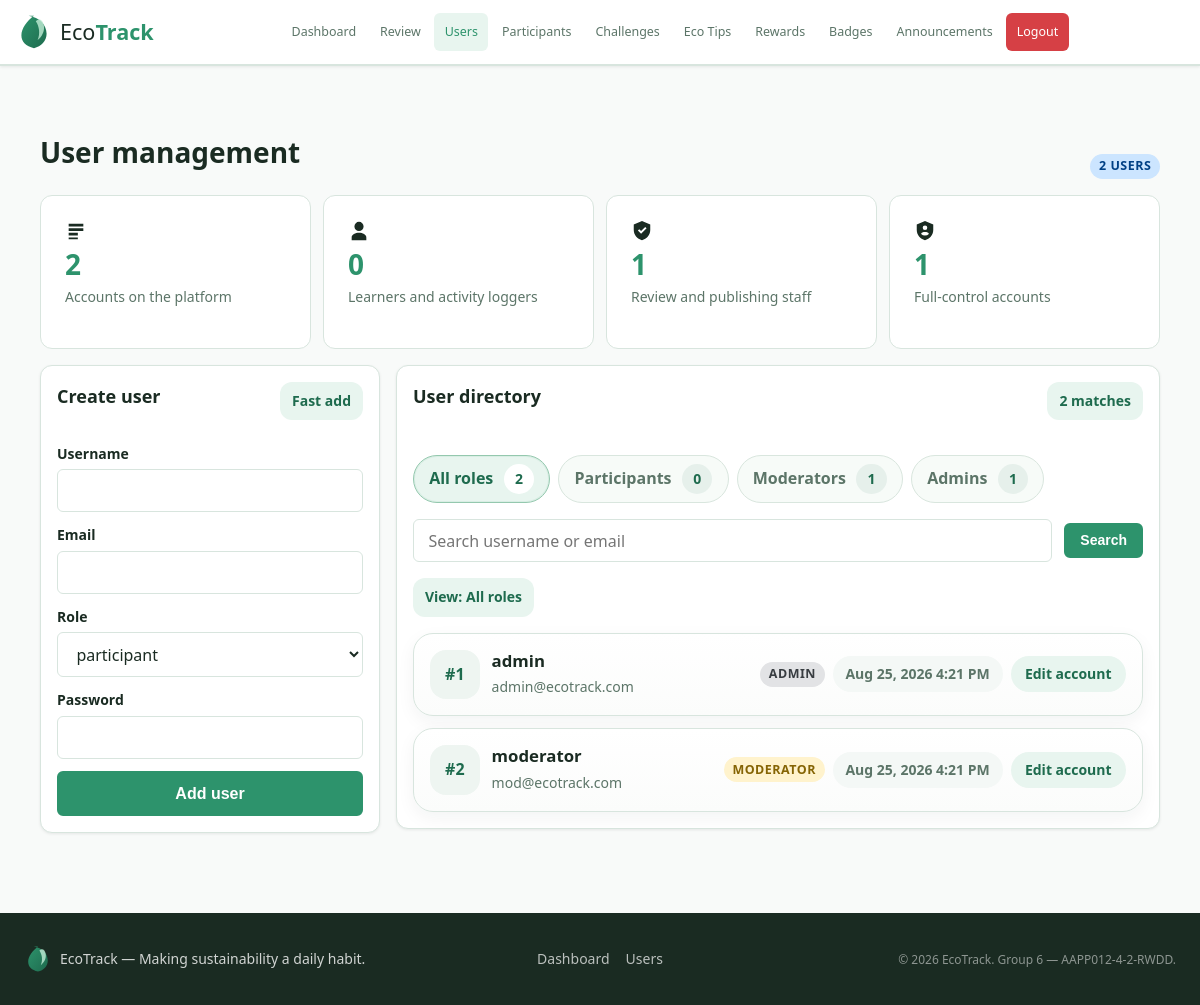
/admin/user_management.php (signed in), run on the app's committed database.
### tables this page shows
CREATE TABLE IF NOT EXISTS users (
  user_id INT AUTO_INCREMENT PRIMARY KEY,
  username VARCHAR(50) NOT NULL UNIQUE,
  email VARCHAR(100) NOT NULL UNIQUE,
  password VARCHAR(255) NOT NULL,
  role ENUM('participant','moderator','admin') NOT NULL DEFAULT 'participant',
  points INT NOT NULL DEFAULT 0,
  streak INT NOT NULL DEFAULT 0,
  last_checkin DATE DEFAULT NULL,
  avatar VARCHAR(255) DEFAULT NULL,
  created_at DATETIME DEFAULT CURRENT_TIMESTAMP,
  INDEX idx_users_role (role)
);

### includes/auth.php (called while the page is built, shortened)
<?php
function takeFormOld(): array
{
    $old = $_SESSION['form_old'] ?? [];
    return is_array($old) ? $old : [];
}

### includes/functions.php (called while the page is built, shortened)
<?php
function sanitise(mixed $value): string
{
    return htmlspecialchars((string)$value, ENT_QUOTES | ENT_SUBSTITUTE, 'UTF-8');
}

### admin/user_management.php (the view, shortened to what this page needs)
<?php
require_once __DIR__ . '/../database/db.php';
require_once __DIR__ . '/../includes/auth.php';
require_once __DIR__ . '/../includes/functions.php';
$pdo = getPDO();
$old = takeFormOld();
$userForm = [
    'username' => $old['username'] ?? '',
    'email'    => $old['email'] ?? '',
    'role'     => $old['role'] ?? 'participant',
];
$roleCounts = [
    'participant' => 0,
    'moderator' => 0,
    'admin' => 0,
];
$roleRows = $pdo->query('SELECT role, COUNT(*) AS total FROM users GROUP BY role')->fetchAll() ?: [];
foreach ($roleRows as $row) {
    $roleKey = (string)($row['role'] ?? '');
    if (array_key_exists($roleKey, $roleCounts)) {
        $roleCounts[$roleKey] = (int)$row['total'];
    }
}
$totalUsers = array_sum($roleCounts);
$filterRole = $_GET['role'] ?? 'all';
$searchQuery = trim($_GET['q'] ?? '');
$currentPage = max(1, (int)($_GET['page'] ?? 1));
$perPage = 8;
$where = [];
$params = [];
$whereSql = $where ? ' WHERE ' . implode(' AND ', $where) : '';
$countStmt = $pdo->prepare('SELECT COUNT(*) FROM users' . $whereSql);
$countStmt->execute($params);
$filteredUsers = (int)$countStmt->fetchColumn();
$totalPages = max(1, (int)ceil($filteredUsers / $perPage));
$currentPage = min($currentPage, $totalPages);
$offset = ($currentPage - 1) * $perPage;
$userStmt = $pdo->prepare(
    'SELECT user_id, username, email, role, created_at
     FROM users' . $whereSql . '
     ORDER BY FIELD(role, "admin", "moderator", "participant"), username ASC, user_id ASC
     LIMIT :limit OFFSET :offset'
);
$userStmt->bindValue(':limit', $perPage, PDO::PARAM_INT);
$userStmt->bindValue(':offset', $offset, PDO::PARAM_INT);
$userStmt->execute();
$users = $userStmt->fetchAll() ?: [];
$buildUserManagementUrl = static function (array $overrides = []) use ($filterRole, $searchQuery, $currentPage): string {
    $params = [
        'role' => $filterRole,
        'q' => $searchQuery,
        'page' => $currentPage,
    ];
    foreach ($overrides as $key => $value) {
        $params[$key] = $value;
    }
    if (($params['role'] ?? 'all') === 'all') {
        unset($params['role']);
    }
    if (($params['q'] ?? '') === '') {
        unset($params['q']);
    }
    if (($params['page'] ?? 1) <= 1) {
        unset($params['page']);
    }
    $query = http_build_query($params);
    return 'user_management.php' . ($query ? '?' . $query : '');
};
$formatCreated = static function (?string $value): string {
    if (!$value) {
        return 'Unknown date';
    }
    $timestamp = strtotime($value);
    if ($timestamp === false) {
        return $value;
    }
    return date('M j, Y g:i A', $timestamp);
};
$roleMeta = [
    'admin' => ['label' => 'Admin', 'badge' => 'badge-grey'],
    'moderator' => ['label' => 'Moderator', 'badge' => 'badge-amber'],
    'participant' => ['label' => 'Participant', 'badge' => 'badge-blue'],
];
$roleFilters = [
    'all' => ['label' => 'All roles', 'count' => $totalUsers],
    'participant' => ['label' => 'Participants', 'count' => $roleCounts['participant']],
    'moderator' => ['label' => 'Moderators', 'count' => $roleCounts['moderator']],
    'admin' => ['label' => 'Admins', 'count' => $roleCounts['admin']],
];
$activeFilterLabel = $roleFilters[$filterRole]['label'] ?? 'All roles';
require_once __DIR__ . '/../layout/header.php';
?>
<div class="container page-shell admin-user-management-shell">
  <div class="section-header admin-user-management-header">
    <div>
      <h1 class="section-header__title">User management</h1>
    </div>
    <span class="badge badge-blue"><?= $totalUsers ?> user<?= $totalUsers === 1 ? '' : 's' ?></span>
  </div>
  <div class="dashboard-grid admin-user-summary-grid">
    <article class="stat-widget admin-user-summary-card">
      <span class="stat-widget__icon" aria-hidden="true"><svg viewBox="0 0 24 24" width="22" height="22" fill="currentColor"><path d="M4 4h16v3H4V4Zm0 5h16v3H4V9Zm0 5h10v3H4v-3Zm0 5h10v2H4v-2Z"/></svg></span>
      <span class="stat-widget__value"><?= $totalUsers ?></span>
      <span class="stat-widget__label">Accounts on the platform</span>
    </article>
    <article class="stat-widget admin-user-summary-card">
      <span class="stat-widget__icon" aria-hidden="true"><svg viewBox="0 0 24 24" width="22" height="22" fill="currentColor"><path d="M12 12a5 5 0 1 0-5-5 5 5 0 0 0 5 5Zm0 2c-4 0-8 2-8 5v3h16v-3c0-3-4-5-8-5Z"/></svg></span>
      <span class="stat-widget__value"><?= $roleCounts['participant'] ?></span>
      <span class="stat-widget__label">Learners and activity loggers</span>
    </article>
    <article class="stat-widget admin-user-summary-card">
      <span class="stat-widget__icon" aria-hidden="true"><svg viewBox="0 0 24 24" width="22" height="22" fill="currentColor"><path d="M12 1 3 5v6c0 5.2 3.8 10 9 11 5.2-1 9-5.8 9-11V5l-9-4Zm-1 14-3.5-3.5L9 10l2 2 4.5-4.5L17 9l-6 6Z"/></svg></span>
      <span class="stat-widget__value"><?= $roleCounts['moderator'] ?></span>
      <span class="stat-widget__label">Review and publishing staff</span>
    </article>
    <article class="stat-widget admin-user-summary-card">
      <span class="stat-widget__icon" aria-hidden="true"><svg viewBox="0 0 24 24" width="22" height="22" fill="currentColor"><path d="M12 1 3 5v6c0 5.2 3.8 10 9 11 5.2-1 9-5.8 9-11V5l-9-4Zm0 5a2.5 2.5 0 1 1-2.5 2.5A2.5 2.5 0 0 1 12 6Zm0 11a6 6 0 0 1-4.2-1.8C7.8 13.7 10 13 12 13s4.2.7 4.2 2.2A6 6 0 0 1 12 17Z"/></svg></span>
      <span class="stat-widget__value"><?= $roleCounts['admin'] ?></span>
      <span class="stat-widget__label">Full-control accounts</span>
    </article>
  </div>
  <div class="admin-user-management-layout">
    <aside class="card admin-user-create-card">
      <div class="admin-user-create-card__header">
        <div>
          <h2 class="card-title">Create user</h2>
        </div>
        <span class="inline-pill-note">Fast add</span>
      </div>
      <form method="POST" class="form-card admin-user-create-form">
        <div class="form-group" style="margin-bottom:0;">
          <label for="create_username">Username</label>
          <input type="text" id="create_username" name="username" maxlength="50" value="<?= sanitise($userForm['username']) ?>" required>
        </div>
        <div class="form-group" style="margin-bottom:0;">
          <label for="create_email">Email</label>
          <input type="email" id="create_email" name="email" maxlength="100" value="<?= sanitise($userForm['email']) ?>" required>
        </div>
        <div class="form-group" style="margin-bottom:0;">
          <label for="create_role">Role</label>
          <select id="create_role" name="role">
            <option value="participant" <?= $userForm['role'] === 'participant' ? 'selected' : '' ?>>participant</option>
          </select>
        </div>
        <div class="form-group" style="margin-bottom:0;">
          <label for="create_password">Password</label>
          <input type="password" id="create_password" name="password" minlength="8" required>
        </div>
        <button type="submit" class="btn btn-primary btn-block">Add user</button>
      </form>
    </aside>
    <section class="card admin-user-directory-card">
      <div class="admin-card-header admin-user-directory-card__header">
        <div>
          <h2 class="card-title">User directory</h2>
        </div>
        <span class="inline-pill-note"><?= $filteredUsers ?> match<?= $filteredUsers === 1 ? '' : 'es' ?></span>
      </div>
      <div class="admin-user-role-switch" aria-label="Filter users by role">
        <?php foreach ($roleFilters as $roleKey => $filter): ?>
          <a
            href="<?= sanitise($buildUserManagementUrl(['role' => $roleKey, 'page' => 1])) ?>"
            class="admin-user-role-chip<?= $filterRole === $roleKey ? ' admin-user-role-chip--active' : '' ?>"
          >
            <span><?= sanitise($filter['label']) ?></span>
            <strong><?= (int)$filter['count'] ?></strong>
          </a>
        <?php endforeach; ?>
      </div>
      <form method="GET" class="admin-user-toolbar">
        <div class="admin-user-toolbar__search">
          <input type="text" id="user_search" name="q" value="<?= sanitise($searchQuery) ?>" placeholder="Search username or email">
        </div>
        <div class="admin-user-toolbar__filters">
          <button type="submit" class="btn btn-primary btn-sm">Search</button>
        </div>
      </form>
      <div class="admin-user-results-bar">
        <span class="inline-pill-note">View: <?= sanitise($activeFilterLabel) ?></span>
      </div>
      <?php if (empty($users)): ?>
        <div class="admin-user-empty">
          <h3>No users match this view</h3>
          <p class="empty-state__text">Try clearing the search or switching the role filter to see more accounts.</p>
        </div>
      <?php else: ?>
        <div class="admin-user-list">
          <?php foreach ($users as $u): ?>
            <?php $meta = $roleMeta[$u['role']] ?? $roleMeta['participant']; ?>
            <details class="admin-user-item">
              <summary class="admin-user-item__summary">
                <div class="admin-user-item__identity">
                  <span class="admin-user-item__id">#<?= (int)$u['user_id'] ?></span>
                  <div class="admin-user-item__identity-body">
                    <strong><?= sanitise($u['username']) ?></strong>
                    <p><?= sanitise($u['email']) ?></p>
                  </div>
                </div>
                <div class="admin-user-item__stats">
                  <span class="badge <?= $meta['badge'] ?>"><?= sanitise($meta['label']) ?></span>
                  <span class="admin-user-item__metric"><?= sanitise($formatCreated((string)$u['created_at'])) ?></span>
                  <span class="admin-user-item__toggle">Edit account</span>
                </div>
              </summary>
            </details>
          <?php endforeach; ?>
        </div>
      <?php endif; ?>
    </section>
  </div>
</div>
<?php require_once __DIR__ . '/../layout/footer.php'; ?>

### data on the page
users: user_id "1", username "admin", email "admin@ecotrack.com", role "ADMIN", created_at "Aug 25, 2026 4:21 PM"
users: user_id "2", username "moderator", email "mod@ecotrack.com", role "MODERATOR", created_at "Aug 25, 2026 4:21 PM"

### other printed values
$label "Dashboard Review Users Participants Challenges Eco Tips Rewards Badges Announcements"
$totalUsers "2"
$roleCounts['participant'] "0"
$roleCounts['moderator'] "1"
$roleCounts['admin'] "1"
$filteredUsers "2"
sanitise($filter['label']) "All roles"
$filter['count'] "2"
sanitise($filter['label']) "Participants"
$filter['count'] "0"
sanitise($filter['label']) "Moderators"
$filter['count'] "1"
sanitise($filter['label']) "Admins"
sanitise($activeFilterLabel) "All roles"
